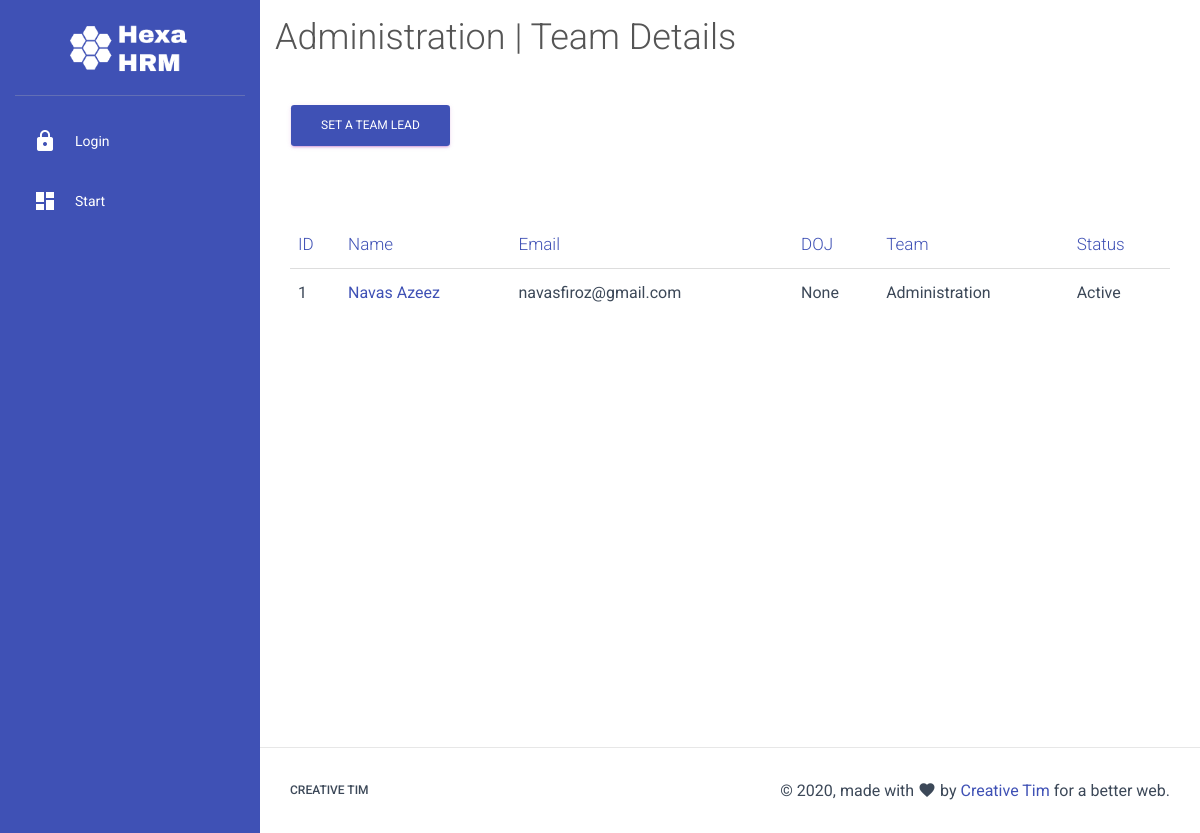
The page /teams/1/ on the database as committed earlier.
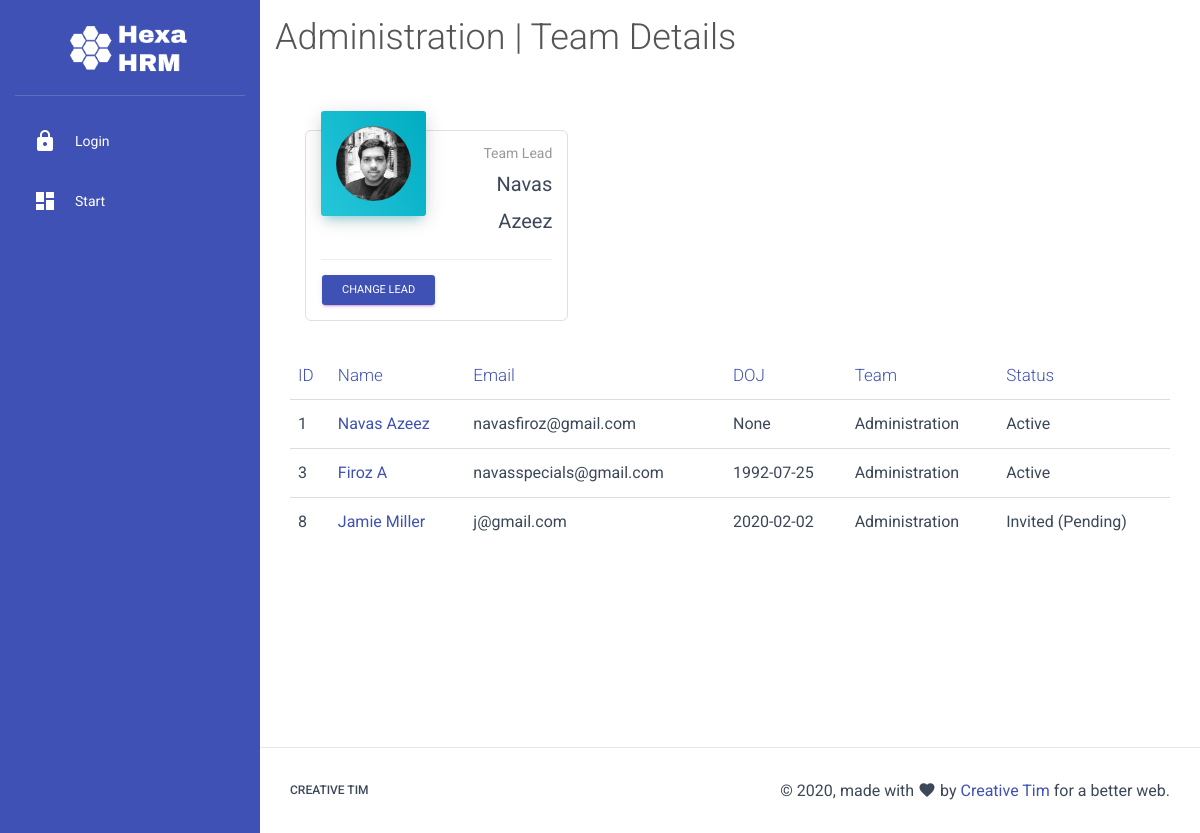
The same page on the database as committed later.
### main.py (models this page shows)
class User(db.Model):
    id = db.Column(db.Integer, primary_key=True)
    name = db.Column(db.String(150), nullable=False)
    email = db.Column(db.String,nullable=False)
    phone = db.Column(db.String)
    whatsapp = db.Column(db.Boolean)
    title = db.Column(db.String)
    role = db.Column(db.Integer)
    annual_leaves = db.Column(db.String)
    team_id = db.Column(db.Integer, db.ForeignKey("team.id"))
    password = db.Column(db.String)
    dob = db.Column(db.Date)
    blood_group = db.Column(db.String)
    doj = db.Column(db.Date)
    pay = db.Column(db.Integer)
    address = db.Column(db.String)
    secondary_contact_name = db.Column(db.String)
    secondary_contact_relation = db.Column(db.String)
    secondary_contact_phone = db.Column(db.String)
    origin_country = db.Column(db.String)
    diet_type = db.Column(db.String)
    drinking = db.Column(db.Boolean)
    marital_status = db.Column(db.String)
    dp = db.Column(db.String, default="default.png")
    leaves = db.relationship("Leave",backref="requested_by")

class Team(db.Model):
    id = db.Column(db.Integer, primary_key=True)
    name = db.Column(db.String, nullable=False)
    users = db.relationship("User",backref="team")

### main.py (the view, shortened to what this page needs)
@app.route('/teams/<team_id>/', methods=["GET","POST"])
def team_profile(team_id):
    if request.method == "GET":
        team = Team.query.get(team_id)
        users = User.query.all()
        if team:
            return render_template("team_profile.html", team=team, users=users)
        else:
            return redirect(url_for("teams"))

### main.py (called while the page is built)
@app.before_request
def before_request():
    g.user = None
    if "uid" in session:
        login_user = User.query.get(session["uid"])
        if login_user and login_user.team_id == session["td"] and bcrypt.check_password_hash(session["sk"], login_user.name):
            g.user = login_user

### templates/team_profile.html (shortened to what this page needs)
{% extends "template.html" %}
{% block heading %}
<h2>{{team.name}} | Team Details</h2>
{% endblock %}
{% block content %}
<div class="container-fluid">
  <div class="row">
  {% if team.lead[0] %}
    <div class="col-lg-4 col-md-6 col-sm-6">
      <div class="card card-stats with-border">
        <div class="card-header card-header-info card-header-icon">
          <div class="card-icon">
            <img class="img" src="/static/img/users/{{team.lead[0].manager.dp}}">
          </div>
          <p class="card-category">Team Lead</p>
          <h3 class="card-title">
            <small>{{team.lead[0].manager.name}}</small>
          </h3>
        </div>
        <div class="card-footer">
          <div class="stats">
            <button type="button" class="btn btn-primary btn-sm" data-toggle="modal" data-target="#set-lead">Change Lead</button>
          </div>
        </div>
      </div>
    </div>
  {% else %}
  <div>
  <button type="button" class="btn btn-primary" data-toggle="modal" data-target="#set-lead">Set a Team Lead</button>
  </div>
  {% endif %}
  <br/><br/><br/><br/>
    <br/>
          <div class="table-responsive">
        <table class="table">
          <thead class=" text-primary">
            <tr><th>ID</th>
            <th>Name</th>
            <th>Email</th>
            <th>DOJ</th>
            <th>Team</th>
            <th>Status</th>
          </tr></thead>
          <tbody>
            {% for user in team.users %}
            <tr>
              <td>{{user.id}}</td>
              <td><a href="/profile/{{user.id}}">{{user.name}}</a></td>
              <td>{{user.email}}</td>
              <td>{{user.doj}}</td>
              <td>{{user.team.name}}</td>
              <td>
                {% if user.password %}
                Active
                {% else %}
                Invited (Pending)
                {% endif %}
              </td>
            </tr>
            {% endfor %}
          </tbody>
        </table>
      </div>
  </div>
</div>
{% endblock %}

Rows that differ between the two databases and show on the page:
changed User "Navas Azeez": dp: picture added; name (not shown) → "Navas Azeez"
added User: id "3", name "Firoz A", email "navasspecials@gmail.com", doj "1992-07-25", team.name "Administration", shows "Active"
added User: id "8", name "Jamie Miller", email "j@gmail.com", doj "2020-02-02", team.name "Administration", shows "Invited (Pending)"
Other text that changed with them:
text no longer shown: "SET A TEAM LEAD"
text now shown: "Team Lead CHANGE LEAD"
